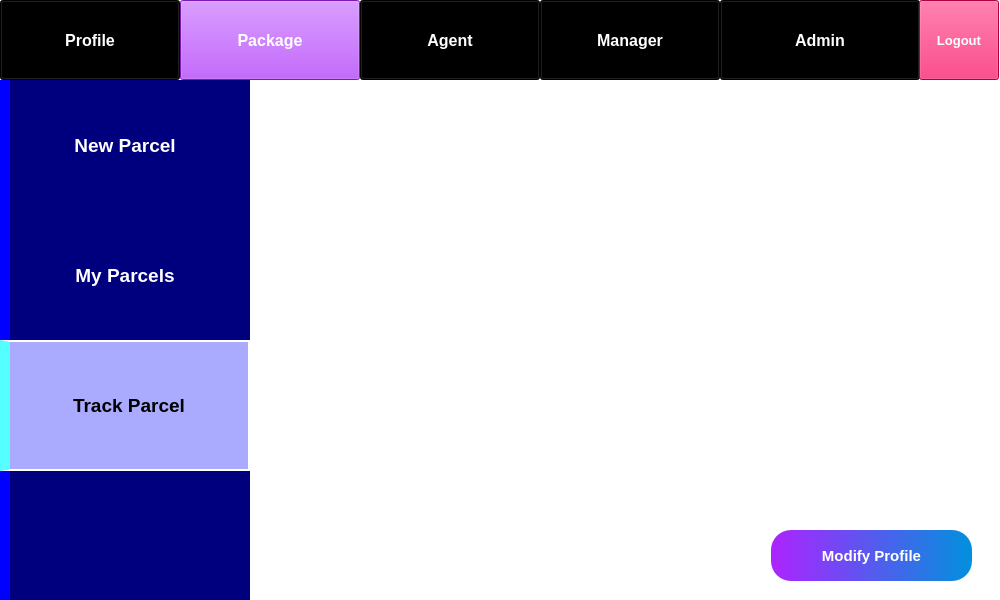
<?xml version="1.0" encoding="UTF-8"?>
<ui version="4.0">
 <class>MainWindow</class>
 <widget class="QMainWindow" name="MainWindow">
  <property name="geometry">
   <rect>
    <x>0</x>
    <y>0</y>
    <width>1000</width>
    <height>600</height>
   </rect>
  </property>
  <property name="windowTitle">
   <string>Profile</string>
  </property>
  <property name="windowIcon">
   <iconset>
    <normaloff>../images/PMS logo.PNG</normaloff>../images/PMS logo.PNG</iconset>
  </property>
  <property name="styleSheet">
   <string notr="true">background-color: rgb(255, 255, 255);</string>
  </property>
  <widget class="QWidget" name="centralwidget">
   <widget class="QPushButton" name="pushButton">
    <property name="geometry">
     <rect>
      <x>0</x>
      <y>0</y>
      <width>180</width>
      <height>80</height>
     </rect>
    </property>
    <property name="font">
     <font>
      <pointsize>12</pointsize>
      <weight>75</weight>
      <bold>true</bold>
     </font>
    </property>
    <property name="styleSheet">
     <string notr="true">background-color: rgb(0, 0, 0);
color: rgb(255, 255, 255);</string>
    </property>
    <property name="text">
     <string>Profile</string>
    </property>
   </widget>
   <widget class="QPushButton" name="pushButton_2">
    <property name="geometry">
     <rect>
      <x>180</x>
      <y>0</y>
      <width>180</width>
      <height>80</height>
     </rect>
    </property>
    <property name="font">
     <font>
      <pointsize>12</pointsize>
      <weight>75</weight>
      <bold>true</bold>
     </font>
    </property>
    <property name="styleSheet">
     <string notr="true">background-color: rgb(173, 35, 255);
color: rgb(255, 255, 255);</string>
    </property>
    <property name="text">
     <string>Package</string>
    </property>
   </widget>
   <widget class="QPushButton" name="pushButton_3">
    <property name="geometry">
     <rect>
      <x>360</x>
      <y>0</y>
      <width>180</width>
      <height>80</height>
     </rect>
    </property>
    <property name="font">
     <font>
      <pointsize>12</pointsize>
      <weight>75</weight>
      <bold>true</bold>
     </font>
    </property>
    <property name="styleSheet">
     <string notr="true">background-color: rgb(0, 0, 0);
color: rgb(255, 255, 255);</string>
    </property>
    <property name="text">
     <string>Agent</string>
    </property>
   </widget>
   <widget class="QPushButton" name="pushButton_4">
    <property name="geometry">
     <rect>
      <x>540</x>
      <y>0</y>
      <width>180</width>
      <height>80</height>
     </rect>
    </property>
    <property name="font">
     <font>
      <pointsize>12</pointsize>
      <weight>75</weight>
      <bold>true</bold>
     </font>
    </property>
    <property name="styleSheet">
     <string notr="true">background-color: rgb(0, 0, 0);
color: rgb(255, 255, 255);</string>
    </property>
    <property name="text">
     <string>Manager</string>
    </property>
   </widget>
   <widget class="QPushButton" name="pushButton_5">
    <property name="geometry">
     <rect>
      <x>720</x>
      <y>0</y>
      <width>200</width>
      <height>80</height>
     </rect>
    </property>
    <property name="font">
     <font>
      <pointsize>12</pointsize>
      <weight>75</weight>
      <bold>true</bold>
     </font>
    </property>
    <property name="styleSheet">
     <string notr="true">background-color: rgb(0, 0, 0);
color: rgb(255, 255, 255);</string>
    </property>
    <property name="text">
     <string>Admin</string>
    </property>
   </widget>
   <widget class="QPushButton" name="pushButton_6">
    <property name="geometry">
     <rect>
      <x>771</x>
      <y>530</y>
      <width>201</width>
      <height>51</height>
     </rect>
    </property>
    <property name="font">
     <font>
      <pointsize>11</pointsize>
      <weight>75</weight>
      <bold>true</bold>
     </font>
    </property>
    <property name="styleSheet">
     <string notr="true">background-color: qlineargradient(spread:pad, x1:0, y1:0, x2:1, y2:0, stop:0 rgba(173, 35, 255, 255), stop:1 rgba(0, 145, 221, 255));
color: rgb(255, 255, 255);
border-radius: 20px;</string>
    </property>
    <property name="text">
     <string>Modify Profile</string>
    </property>
   </widget>
   <widget class="QPushButton" name="pushButton_7">
    <property name="geometry">
     <rect>
      <x>919</x>
      <y>0</y>
      <width>80</width>
      <height>80</height>
     </rect>
    </property>
    <property name="font">
     <font>
      <pointsize>10</pointsize>
      <weight>75</weight>
      <bold>true</bold>
     </font>
    </property>
    <property name="styleSheet">
     <string notr="true">background-color: rgb(245, 0, 87);
color: rgb(255, 255, 255);</string>
    </property>
    <property name="text">
     <string>Logout</string>
    </property>
   </widget>
   <widget class="QLabel" name="label">
    <property name="geometry">
     <rect>
      <x>0</x>
      <y>80</y>
      <width>250</width>
      <height>520</height>
     </rect>
    </property>
    <property name="styleSheet">
     <string notr="true">background-color: rgb(0, 0, 127);
border-left: 10px solid rgb(0, 0, 255);</string>
    </property>
    <property name="text">
     <string/>
    </property>
   </widget>
   <widget class="QPushButton" name="pushButton_8">
    <property name="geometry">
     <rect>
      <x>0</x>
      <y>80</y>
      <width>250</width>
      <height>131</height>
     </rect>
    </property>
    <property name="font">
     <font>
      <pointsize>14</pointsize>
      <weight>75</weight>
      <bold>true</bold>
     </font>
    </property>
    <property name="styleSheet">
     <string notr="true">background-color: rgb(0, 0, 127);
color: rgb(255, 255, 255);
border-left: 10px solid rgb(0, 0, 255);</string>
    </property>
    <property name="text">
     <string>New Parcel</string>
    </property>
    <property name="flat">
     <bool>true</bool>
    </property>
   </widget>
   <widget class="QPushButton" name="pushButton_9">
    <property name="geometry">
     <rect>
      <x>0</x>
      <y>210</y>
      <width>250</width>
      <height>131</height>
     </rect>
    </property>
    <property name="font">
     <font>
      <pointsize>14</pointsize>
      <weight>75</weight>
      <bold>true</bold>
     </font>
    </property>
    <property name="styleSheet">
     <string notr="true">background-color: rgb(0, 0, 127);
color: rgb(255, 255, 255);
border-left: 10px solid rgb(0, 0, 255);</string>
    </property>
    <property name="text">
     <string>My Parcels</string>
    </property>
    <property name="flat">
     <bool>true</bool>
    </property>
   </widget>
   <widget class="QPushButton" name="pushButton_10">
    <property name="geometry">
     <rect>
      <x>0</x>
      <y>340</y>
      <width>250</width>
      <height>131</height>
     </rect>
    </property>
    <property name="font">
     <font>
      <pointsize>14</pointsize>
      <weight>75</weight>
      <bold>true</bold>
     </font>
    </property>
    <property name="styleSheet">
     <string notr="true">background-color: rgb(170, 170, 255);
color: rgb(0, 0, 0);
border: 2px solid white;
border-left: 10px solid rgb(85, 255, 255);</string>
    </property>
    <property name="text">
     <string>Track Parcel</string>
    </property>
    <property name="flat">
     <bool>true</bool>
    </property>
   </widget>
  </widget>
 </widget>
 <resources/>
 <connections/>
</ui>
